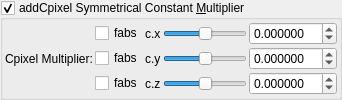
    <widget class="MyGroupBox" name="groupCheck_transf_addCpixel_enabled_false">
     <property name="toolTip">
      <string>&lt;html&gt;&lt;head/&gt;&lt;body&gt;&lt;p&gt;Cpixel is CVector3 c = ( c.x, c.y, c.z). It is each original point (pixel) in 3D space where the iteration starts from, ( c = original z for each point .) It is commonly found in formula structures z = f(z) + c.&lt;/p&gt;&lt;p&gt;The Cpixel multiplier effectively scales this point &amp;quot;c&amp;quot; towards the origin.&lt;/p&gt;&lt;p&gt;This transform allows the addition or subtraction of Cpixel, dependent on whether z is postive or negative.&lt;/p&gt;&lt;p&gt;e.g if &lt;span style=&quot; font-style:italic;&quot;&gt;z.x&lt;/span&gt; is positive then &lt;span style=&quot; font-style:italic;&quot;&gt;fabs(c.x)&lt;/span&gt; is added, if &lt;span style=&quot; font-style:italic;&quot;&gt;z.x&lt;/span&gt; is negative then &lt;span style=&quot; font-style:italic;&quot;&gt;fabs(c)&lt;/span&gt; is subtracted. &lt;/p&gt;&lt;p&gt;Also try negative addCpixel constant multipliers.&lt;/p&gt;&lt;p&gt;If checkBoxes are disabled then Cpixel remains signed.&lt;/p&gt;&lt;p&gt;&lt;br/&gt;&lt;/p&gt;&lt;/body&gt;&lt;/html&gt;</string>
     </property>
     <property name="title">
      <string>addCpixel Symmetrical Constant &amp;Multiplier</string>
     </property>
     <property name="checkable">
      <bool>true</bool>
     </property>
     <layout class="QVBoxLayout" name="verticalLayout_49">
      <property name="spacing">
       <number>2</number>
      </property>
      <property name="leftMargin">
       <number>2</number>
      </property>
      <property name="topMargin">
       <number>2</number>
      </property>
      <property name="rightMargin">
       <number>2</number>
      </property>
      <property name="bottomMargin">
       <number>2</number>
      </property>
      <item>
       <layout class="QGridLayout" name="gridLayout_23">
        <property name="spacing">
         <number>2</number>
        </property>
        <item row="1" column="2">
         <widget class="QLabel" name="label_110">
          <property name="text">
           <string notr="true">c.y</string>
          </property>
         </widget>
        </item>
        <item row="0" column="4">
         <widget class="MyDoubleSpinBox" name="spinbox3_transf_constant_multiplier_000_x">
          <property name="sizePolicy">
           <sizepolicy hsizetype="Minimum" vsizetype="Maximum">
            <horstretch>0</horstretch>
            <verstretch>0</verstretch>
           </sizepolicy>
          </property>
          <property name="prefix">
           <string/>
          </property>
          <property name="suffix">
           <string/>
          </property>
          <property name="decimals">
           <number>6</number>
          </property>
          <property name="minimum">
           <double>-99.989999999999995</double>
          </property>
          <property name="maximum">
           <double>99.989999999999995</double>
          </property>
          <property name="singleStep">
           <double>0.100000000000000</double>
          </property>
         </widget>
        </item>
        <item row="0" column="2">
         <widget class="QLabel" name="label_109">
          <property name="text">
           <string notr="true">c.x</string>
          </property>
         </widget>
        </item>
        <item row="1" column="4">
         <widget class="MyDoubleSpinBox" name="spinbox3_transf_constant_multiplier_000_y">
          <property name="sizePolicy">
           <sizepolicy hsizetype="Minimum" vsizetype="Maximum">
            <horstretch>0</horstretch>
            <verstretch>0</verstretch>
           </sizepolicy>
          </property>
          <property name="prefix">
           <string/>
          </property>
          <property name="suffix">
           <string/>
          </property>
          <property name="decimals">
           <number>6</number>
          </property>
          <property name="minimum">
           <double>-99.989999999999995</double>
          </property>
          <property name="maximum">
           <double>99.989999999999995</double>
          </property>
          <property name="singleStep">
           <double>0.100000000000000</double>
          </property>
         </widget>
        </item>
        <item row="2" column="4">
         <widget class="MyDoubleSpinBox" name="spinbox3_transf_constant_multiplier_000_z">
          <property name="sizePolicy">
           <sizepolicy hsizetype="Minimum" vsizetype="Maximum">
            <horstretch>0</horstretch>
            <verstretch>0</verstretch>
           </sizepolicy>
          </property>
          <property name="prefix">
           <string/>
          </property>
          <property name="suffix">
           <string/>
          </property>
          <property name="decimals">
           <number>6</number>
          </property>
          <property name="minimum">
           <double>-99.989999999999995</double>
          </property>
          <property name="maximum">
           <double>99.989999999999995</double>
          </property>
          <property name="singleStep">
           <double>0.100000000000000</double>
          </property>
         </widget>
        </item>
        <item row="2" column="2">
         <widget class="QLabel" name="label_111">
          <property name="text">
           <string notr="true">c.z</string>
          </property>
         </widget>
        </item>
        <item row="0" column="3">
         <widget class="QSlider" name="slider3_transf_constant_multiplier_000_x">
          <property name="sizePolicy">
           <sizepolicy hsizetype="Expanding" vsizetype="Maximum">
            <horstretch>0</horstretch>
            <verstretch>0</verstretch>
           </sizepolicy>
          </property>
          <property name="minimum">
           <number>-10000000</number>
          </property>
          <property name="maximum">
           <number>10000000</number>
          </property>
          <property name="value">
           <number>0</number>
          </property>
          <property name="sliderPosition">
           <number>0</number>
          </property>
          <property name="orientation">
           <enum>Qt::Horizontal</enum>
          </property>
         </widget>
        </item>
        <item row="2" column="1">
         <widget class="QCheckBox" name="checkBox_transf_function_enabledz">
          <property name="text">
           <string notr="true">fabs</string>
          </property>
         </widget>
        </item>
        <item row="1" column="3">
         <widget class="QSlider" name="slider3_transf_constant_multiplier_000_y">
          <property name="sizePolicy">
           <sizepolicy hsizetype="Expanding" vsizetype="Maximum">
            <horstretch>0</horstretch>
            <verstretch>0</verstretch>
           </sizepolicy>
          </property>
          <property name="minimum">
           <number>-10000000</number>
          </property>
          <property name="maximum">
           <number>10000000</number>
          </property>
          <property name="value">
           <number>0</number>
          </property>
          <property name="sliderPosition">
           <number>0</number>
          </property>
          <property name="orientation">
           <enum>Qt::Horizontal</enum>
          </property>
         </widget>
        </item>
        <item row="0" column="1">
         <widget class="QCheckBox" name="checkBox_transf_function_enabledx">
          <property name="text">
           <string notr="true">fabs</string>
          </property>
         </widget>
        </item>
        <item row="2" column="3">
         <widget class="QSlider" name="slider3_transf_constant_multiplier_000_z">
          <property name="sizePolicy">
           <sizepolicy hsizetype="Expanding" vsizetype="Maximum">
            <horstretch>0</horstretch>
            <verstretch>0</verstretch>
           </sizepolicy>
          </property>
          <property name="minimum">
           <number>-10000000</number>
          </property>
          <property name="maximum">
           <number>10000000</number>
          </property>
          <property name="value">
           <number>0</number>
          </property>
          <property name="sliderPosition">
           <number>0</number>
          </property>
          <property name="orientation">
           <enum>Qt::Horizontal</enum>
          </property>
         </widget>
        </item>
        <item row="1" column="1">
         <widget class="QCheckBox" name="checkBox_transf_function_enabledy">
          <property name="text">
           <string notr="true">fabs</string>
          </property>
         </widget>
        </item>
        <item row="1" column="0">
         <widget class="QLabel" name="label_112">
          <property name="text">
           <string>Cpixel Multiplier:</string>
          </property>
         </widget>
        </item>
       </layout>
      </item>
     </layout>
    </widget>
